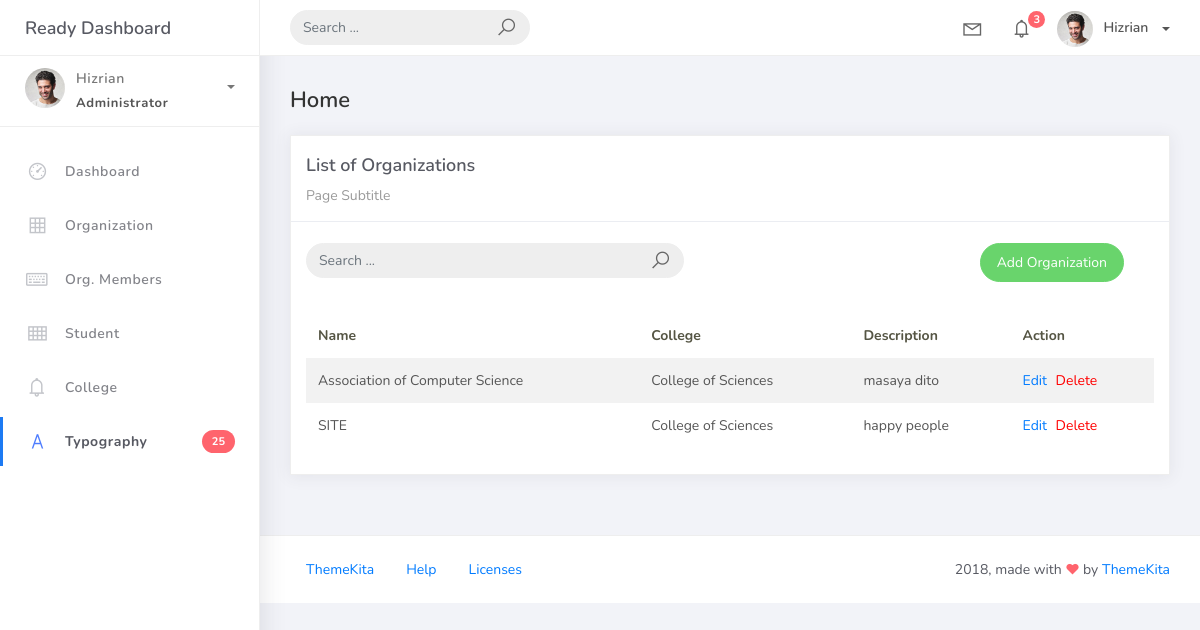
The app's page /organization_list/, older data.
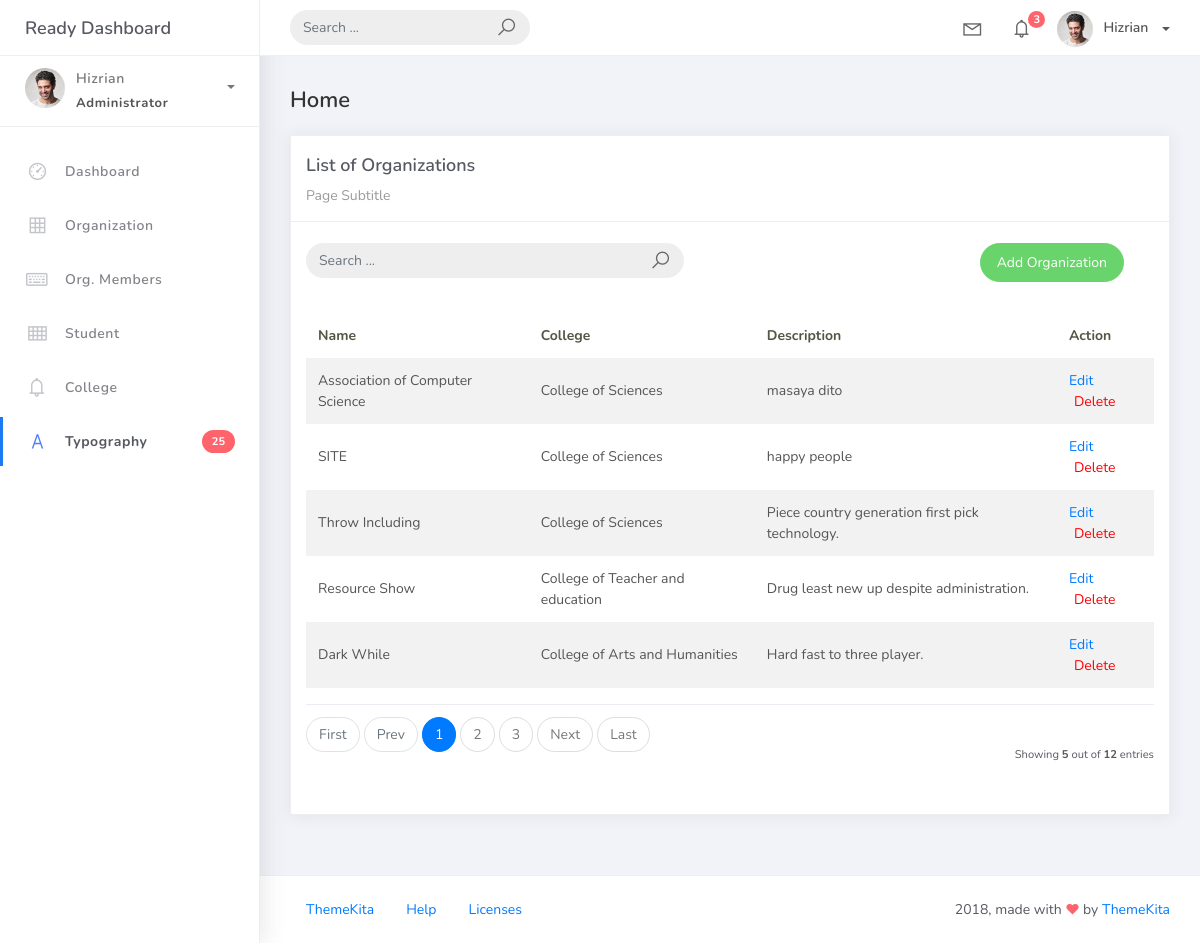
The same page, newer data.
### studentorg/models.py (models this page shows, shortened)
class BaseModel(models.Model):
    created_at = models.DateTimeField(auto_now_add=True, db_index=True)
    updated_at = models.DateTimeField(auto_now=True)
    class Meta:
        abstract = True

class Organization(BaseModel):
    name = models.CharField(max_length=250)
    college = models.ForeignKey(
        College,
        null=True,
        blank=True,
        on_delete=models.CASCADE
    )
    description = models.CharField(max_length=500)

class College(BaseModel):
    college_name = models.CharField(max_length=150)
    def __str__(self):
        return self.college_name

### studentorg/views.py (the view)
# urls.py: path('organization_list/', OrganizationList.as_view(), name='organization-list'),
class OrganizationList(ListView):
    model = Organization
    template_name = 'org_list.html'
    context_object_name = 'organizations'
    paginate_by = 5

### templates/org_list.html (shortened to what this page needs)
{% extends 'base.html' %}
{% load static %}
{% block content %}
<div class="content">
    <div class="container-fluid">
        <h4 class="page-title">Home</h4>
        <div class="row">
            <div class="col-md-12">
                <div class="card">
                    <div class="card-header">
                        <div class="card-title">List of Organizations</div>
                        <div class="card-category">Page Subtitle</div>
                    </div>
                    <br />
                    <div class="col-md-12 row">
                        <div class="col-md-6">
                            <form class="navbar-left navbar-form nav-search mr-md-3" action="">
                                <div class="input-group">
                                    <input
                                        type="text"
                                        placeholder="Search ..."
                                        class="form-control"
                                    />
                                    <div class="input-group-append">
                                        <span class="input-group-text">
                                            <i class="la la-search search-icon"></i>
                                        </span>
                                    </div>
                                </div>
                            </form>
                        </div>
                        <div class="col-md-6">
                            <div class="pull-right">
                                <a
                                    href="{% url 'organization-add' %}"
                                    class="btn btn-success btn-rounded"
                                >
                                    Add Organization
                                </a>
                            </div>
                        </div>
                    </div>
                    <div class="card-body">
                        <table class="table table-striped mt-3">
                            <thead>
                                <tr>
                                    <th scope="col">Name</th>
                                    <th scope="col">College</th>
                                    <th scope="col">Description</th>
                                    <th scope="col">Action</th>
                                </tr>
                            </thead>
                            <tbody>
                                {% for object in object_list %}
                                <tr>
                                    <td>{{ object.name }}</td>
                                    <td>{{ object.college }}</td>
                                    <td>{{ object.description }}</td>
                                    <td>
                                        <a href="{% url 'organization-update' object.pk %}">
                                            Edit
                                        </a>
                                        <a href="{% url 'organization-delete' object.pk %}"
                                            style="color: red; margin-left: 5px;">
                                            Delete
                                        </a>
                                    </td>
                                </tr>
                                {% endfor %}
                            </tbody>
                        </table>
                        {% include 'includes/pagination.html' %}
                    </div>
                </div>
            </div>
        </div>
    </div>
</div>
{% endblock %}

### templates/base.html (shortened to what this page needs)
{% load static %}
<!DOCTYPE html>
<html>
<head>
    <link rel="stylesheet" href="{% static 'css/bootstrap.min.css' %}">
    <link rel="stylesheet" href="{% static 'css/ready.css' %}">
    <link rel="stylesheet" href="{% static 'css/demo.css' %}">
</head>
<body>
    <div class="wrapper">
        <div class="main-header">
            <div class="logo-header">
                <a href="index.html" class="logo">
                    Ready Dashboard
                </a>
            </div>
            <nav class="navbar navbar-header navbar-expand-lg">
                <div class="container-fluid">
                    <form class="navbar-left navbar-form nav-search mr-md-3" action="">
                        <div class="input-group">
                            <input type="text" placeholder="Search ..." class="form-control">
                            <div class="input-group-append">
                                <span class="input-group-text">
                                    <i class="la la-search search-icon"></i>
                                </span>
                            </div>
                        </div>
                    </form>
                    <ul class="navbar-nav topbar-nav ml-md-auto align-items-center">
                        <li class="nav-item dropdown hidden-caret">
                            <a class="nav-link dropdown-toggle" href="#" id="navbarDropdown" role="button" data-toggle="dropdown" aria-haspopup="true" aria-expanded="false">
                                <i class="la la-envelope"></i>
                            </a>
                        </li>
                        <li class="nav-item dropdown hidden-caret">
                            <a class="nav-link dropdown-toggle" href="#" id="navbarDropdown" role="button" data-toggle="dropdown" aria-haspopup="true" aria-expanded="false">
                                <i class="la la-bell"></i>
                                <span class="notification">3</span>
                            </a>
                        </li>
                        <li class="nav-item dropdown">
                            <a class="dropdown-toggle profile-pic" data-toggle="dropdown" href="#" aria-expanded="false"> <img src="{% static 'img/profile.jpg' %}" alt="user-img" width="36" class="img-circle"><span >Hizrian</span></span> </a>
                            </li>
                        </ul>
                    </div>
                </nav>
            </div>
            <div class="sidebar">
                <div class="scrollbar-inner sidebar-wrapper">
                    <div class="user">
                        <div class="photo">
                            <img src="{% static 'img/profile.jpg' %}">
                        </div>
                        <div class="info">
                            <a class="" data-toggle="collapse" href="#collapseExample" aria-expanded="true">
                                <span>
                                    Hizrian
                                    <span class="user-level">Administrator</span>
                                    <span class="caret"></span>
                                </span>
                            </a>
                        </div>
                    </div>
                    <ul class="nav">
                        <li class="nav-item">
                            <a href="index.html">
                                <i class="la la-dashboard"></i>
                                <p>Dashboard</p>
                            </a>
                        </li>
                        <li class="nav-item">
                            <a href="{% url 'organization-list' %}">
                                <i class="la la-table"></i>
                                <p>Organization</p>
                            </a>
                        </li>
                        <li class="nav-item">
                            <a href="forms.html">
                                <i class="la la-keyboard-o"></i>
                               <p>Org. Members</p>
                            </a>
                        </li>
                        <li class="nav-item">
                            <a href="tables.html">
                                <i class="la la-th"></i>
                                <p>Student</p>
                            </a>
                        </li>
                        <li class="nav-item">
                            <a href="notifications.html">
                                <i class="la la-bell"></i>
                                <p>College</p>
                            </a>
                        </li>
                        <li class="nav-item active">
                            <a href="typography.html">
                                <i class="la la-font"></i>
                                <p>Typography</p>
                                <span class="badge badge-danger">25</span>
                            </a>
                        </li>
                    </ul>
                </div>
            </div>
            <div class="main-panel">
                {% block content %}{% endblock %}
                <footer class="footer">
                    <div class="container-fluid">
                        <nav class="pull-left">
                            <ul class="nav">
                                <li class="nav-item">
                                    <a class="nav-link" href="http://www.themekita.com">
                                        ThemeKita
                                    </a>
                                </li>
                                <li class="nav-item">
                                    <a class="nav-link" href="#">
                                        Help
                                    </a>
                                </li>
                                <li class="nav-item">
                                    <a class="nav-link" href="https://themewagon.com/license/#free-item">
                                        Licenses
                                    </a>
                                </li>
                            </ul>
                        </nav>
                        <div class="copyright ml-auto">
                            2018, made with <i class="la la-heart heart text-danger"></i> by <a href="http://www.themekita.com">ThemeKita</a>
                        </div>
                    </div>
                </footer>
            </div>
        </div>
</body>
</html>

### templates/includes/pagination.html (shortened to what this page needs)
{% if is_paginated %}
<div class="card-footer px-0 border-0 d-flex flex-column flex-lg-row align-items-center justify-content-between mt-3">
    <nav aria-label="Topics pagination" class="mb-4">
        <ul class="pagination">
            {% if page_obj.number > 1 %}
            <li class="page-item">
                <a class="page-link" href="?page=1">First</a>
            </li>
            {% else %}
            <li class="page-item disabled">
                <span class="page-link">First</span>
            </li>
            {% endif %}
            {% if page_obj.has_previous %}
            <li class="page-item">
                <a class="page-link" href="?page={{ page_obj.previous_page_number }}">Prev</a>
            </li>
            {% else %}
            <li class="page-item disabled">
                <span class="page-link">Prev</span>
            </li>
            {% endif %}
            {% for page_num in paginator.page_range %}
            {% if page_obj.number == page_num %}
            <li class="page-item active">
                <span class="page-link">
                    {{ page_num }}
                </span>
            </li>
            {% elif page_num > page_obj.number|add:'-3' and page_num < page_obj.number|add:'3' %}
            <li class="page-item">
                <a class="page-link" href="?page={{ page_num }}">{{ page_num }}</a>
            </li>
            {% endif %}
            {% endfor %}
            {% if page_obj.has_next %}
            <li class="page-item">
                <a class="page-link" href="?page={{ page_obj.next_page_number }}">Next</a>
            </li>
            {% else %}
            <li class="page-item disabled">
                <span class="page-link">Next</span>
            </li>
            {% endif %}
            {% if page_obj.number != paginator.num_pages %}
            <li class="page-item">
                <a class="page-link" href="?page={{ paginator.num_pages }}">Last</a>
            </li>
            {% else %}
            <li class="page-item disabled">
                <span class="page-link">Last</span>
            </li>
            {% endif %}
        </ul>
    </nav>
    <div class="fw-normal small mt-4 mt-lg-0">Showing <b>{{ object_list.count }}</b> out of <b>{{ paginator.count }}</b> entries</div>
</div>
{% endif %}

Row changes from the older to the newer data that the page shows:
added Organization: name "Throw Including", college "College of Sciences", description "Piece country generation first pick technology."
added Organization: name "Resource Show", college "College of Teacher and education", description "Drug least new up despite administration."
added Organization: name "Dark While", college "College of Arts and Humanities", description "Hard fast to three player."
Text that changed along with them:
{{ object_list.count }}: (not shown) → "5"
{{ paginator.count }}: (not shown) → "12"
text now shown: "First Prev Next Last Showing out of entries"
new list line: "1"
new list line: "2"
new list line: "3"
